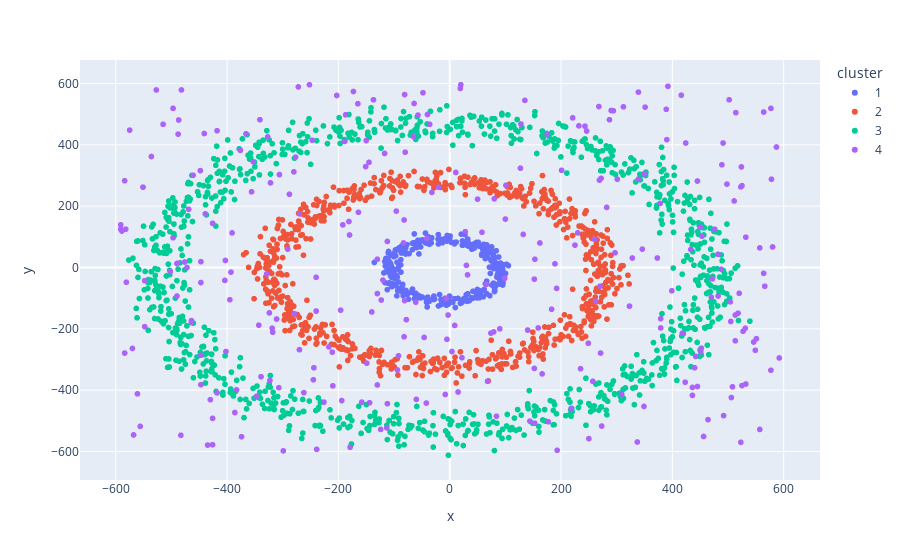

This figure's notebook cell:
### Code cell
fig = px.scatter(data,
                    x="x",
                    y="y",
                    color="cluster",
                    height=500)
fig.show()

### Figure 1 — Plotly figure (JSON) as saved in the notebook; plotly's stock layout.template omitted (floating-point values rounded to 4 significant figures; data arrays with more than 128 entries replaced by an {"elided": "..."} marker saying what was removed)
{"data": [{"hovertemplate": "cluster=1<br>x=%{x}<br>y=%{y}<extra></extra>", "legendgroup": "1", "marker": {"color": "#636efa", "symbol": "circle"}, "mode": "markers", "name": "1", "showlegend": true, "type": "scattergl", "x": {"elided": "300 float values"}, "xaxis": "x", "y": {"elided": "300 float values"}, "yaxis": "y"}, {"hovertemplate": "cluster=2<br>x=%{x}<br>y=%{y}<extra></extra>", "legendgroup": "2", "marker": {"color": "#EF553B", "symbol": "circle"}, "mode": "markers", "name": "2", "showlegend": true, "type": "scattergl", "x": {"elided": "700 float values"}, "xaxis": "x", "y": {"elided": "700 float values"}, "yaxis": "y"}, {"hovertemplate": "cluster=3<br>x=%{x}<br>y=%{y}<extra></extra>", "legendgroup": "3", "marker": {"color": "#00cc96", "symbol": "circle"}, "mode": "markers", "name": "3", "showlegend": true, "type": "scattergl", "x": {"elided": "1000 float values"}, "xaxis": "x", "y": {"elided": "1000 float values"}, "yaxis": "y"}, {"hovertemplate": "cluster=4<br>x=%{x}<br>y=%{y}<extra></extra>", "legendgroup": "4", "marker": {"color": "#ab63fa", "symbol": "circle"}, "mode": "markers", "name": "4", "showlegend": true, "type": "scattergl", "x": {"elided": "300 int values"}, "xaxis": "x", "y": {"elided": "300 int values"}, "yaxis": "y"}], "layout": {"autosize": true, "legend": {"title": {"text": "cluster"}, "tracegroupgap": 0}, "margin": {"t": 60}, "xaxis": {"anchor": "y", "autorange": true, "domain": [0, 1], "range": [-663.8, 664.8], "title": {"text": "x"}, "type": "linear"}, "yaxis": {"anchor": "x", "autorange": true, "domain": [0, 1], "range": [-695.3, 679.0], "title": {"text": "y"}, "type": "linear"}}}
